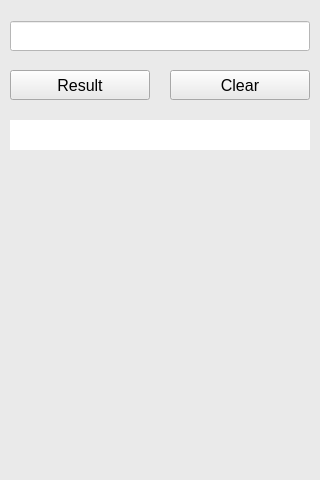
<?xml version="1.0" encoding="UTF-8"?>
<ui version="4.0">
 <class>MainWindow</class>
 <widget class="QMainWindow" name="MainWindow">
  <property name="geometry">
   <rect>
    <x>0</x>
    <y>0</y>
    <width>320</width>
    <height>480</height>
   </rect>
  </property>
  <property name="minimumSize">
   <size>
    <width>320</width>
    <height>480</height>
   </size>
  </property>
  <property name="maximumSize">
   <size>
    <width>320</width>
    <height>480</height>
   </size>
  </property>
  <property name="windowTitle">
   <string>test_project</string>
  </property>
  <property name="styleSheet">
   <string notr="true">background-color: rgb(234, 234, 234);</string>
  </property>
  <widget class="QWidget" name="centralwidget">
   <widget class="QPushButton" name="btnResult">
    <property name="geometry">
     <rect>
      <x>10</x>
      <y>70</y>
      <width>140</width>
      <height>30</height>
     </rect>
    </property>
    <property name="minimumSize">
     <size>
      <width>140</width>
      <height>30</height>
     </size>
    </property>
    <property name="maximumSize">
     <size>
      <width>140</width>
      <height>30</height>
     </size>
    </property>
    <property name="styleSheet">
     <string notr="true">font-size: 16px;</string>
    </property>
    <property name="text">
     <string>Result</string>
    </property>
   </widget>
   <widget class="QPushButton" name="btnClear">
    <property name="geometry">
     <rect>
      <x>170</x>
      <y>70</y>
      <width>140</width>
      <height>30</height>
     </rect>
    </property>
    <property name="minimumSize">
     <size>
      <width>140</width>
      <height>30</height>
     </size>
    </property>
    <property name="maximumSize">
     <size>
      <width>140</width>
      <height>30</height>
     </size>
    </property>
    <property name="styleSheet">
     <string notr="true">font-size: 16px;
</string>
    </property>
    <property name="text">
     <string>Clear</string>
    </property>
   </widget>
   <widget class="QLabel" name="txtResult">
    <property name="geometry">
     <rect>
      <x>10</x>
      <y>120</y>
      <width>300</width>
      <height>30</height>
     </rect>
    </property>
    <property name="minimumSize">
     <size>
      <width>300</width>
      <height>30</height>
     </size>
    </property>
    <property name="maximumSize">
     <size>
      <width>300</width>
      <height>30</height>
     </size>
    </property>
    <property name="styleSheet">
     <string notr="true">font: 14pt &quot;Segoe UI&quot;;
background-color: rgb(255, 255, 255);
padding-left: 5px;</string>
    </property>
    <property name="text">
     <string/>
    </property>
   </widget>
   <widget class="QLineEdit" name="txt_lineEdit">
    <property name="geometry">
     <rect>
      <x>10</x>
      <y>21</y>
      <width>300</width>
      <height>30</height>
     </rect>
    </property>
    <property name="minimumSize">
     <size>
      <width>300</width>
      <height>30</height>
     </size>
    </property>
    <property name="maximumSize">
     <size>
      <width>300</width>
      <height>30</height>
     </size>
    </property>
    <property name="styleSheet">
     <string notr="true">background-color: rgb(255, 255, 255);
font-size: 16px;</string>
    </property>
   </widget>
  </widget>
 </widget>
 <resources/>
 <connections/>
</ui>
